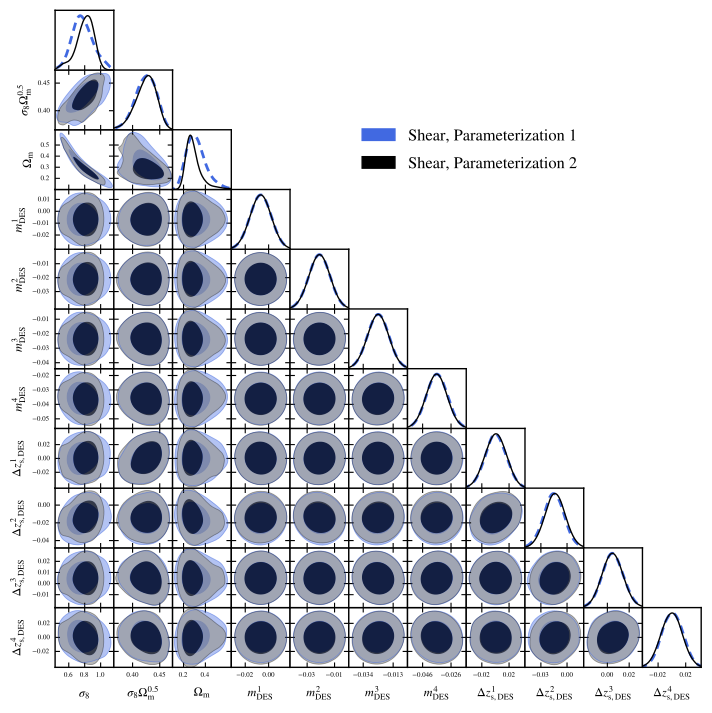

The Python source for this figure:
import getdist.plots as gplot
from getdist import MCSamples
from getdist import loadMCSamples
import os
import matplotlib
import subprocess
import matplotlib.pyplot as plt
import numpy as np

# GENERAL PLOT OPTIONS
matplotlib.rcParams['mathtext.fontset'] = 'stix'
matplotlib.rcParams['font.family'] = 'STIXGeneral'
matplotlib.rcParams['mathtext.rm'] = 'Bitstream Vera Sans'
matplotlib.rcParams['mathtext.it'] = 'Bitstream Vera Sans:italic'
matplotlib.rcParams['mathtext.bf'] = 'Bitstream Vera Sans:bold'
matplotlib.rcParams['xtick.bottom'] = True
matplotlib.rcParams['xtick.top'] = False
matplotlib.rcParams['ytick.right'] = False
matplotlib.rcParams['axes.edgecolor'] = 'black'
matplotlib.rcParams['axes.linewidth'] = '1.0'
matplotlib.rcParams['axes.labelsize'] = 'medium'
matplotlib.rcParams['axes.grid'] = True
matplotlib.rcParams['grid.linewidth'] = '0.0'
matplotlib.rcParams['grid.alpha'] = '0.18'
matplotlib.rcParams['grid.color'] = 'lightgray'
matplotlib.rcParams['legend.labelspacing'] = 0.77
matplotlib.rcParams['savefig.bbox'] = 'tight'
matplotlib.rcParams['savefig.format'] = 'pdf'

analysissettings={'smooth_scale_2D':0.5,
'smooth_scale_1D': 0.4,
'ignore_rows': u'0.3',
'fine_bins_2D': u'750',
'fine_bins': u'750',
'num_bins_2D': u'450',
'num_bins': u'450',
'range_confidence' : u'0.025'
}

analysissettings2={'smooth_scale_2D':0.5,
'smooth_scale_1D': 0.4,
'ignore_rows': u'0.3',
'fine_bins_2D': u'750',
'fine_bins': u'750',
'num_bins_2D': u'450',
'num_bins': u'450',
'range_confidence' : u'0.025'
}

samples=loadMCSamples('../chains/EXAMPLE_MCMC1',settings=analysissettings)
p = samples.getParams()

samples.addDerived(10*p.ns,name='ns10',label='10 n_s',
	range=[10*samples.getLower('ns'),10*samples.getUpper('ns')])

samples.addDerived(10*p.omegam,name='omegam10',label='10 \Omega_m')

samples.addDerived(100*p.omegab,name='omegab100',label='100 \Omega_b')

samples.saveAsText('VM_TMP_P3_0')

samples=loadMCSamples('../chains/EXAMPLE_MCMC3',settings=analysissettings)
p = samples.getParams()

samples.addDerived(10*p.ns,name='ns10',label='10 n_s',
	range=[10*samples.getLower('ns'),10*samples.getUpper('ns')])

samples.addDerived(10*p.omegam,name='omegam10',label='10 \Omega_m')

samples.addDerived(100*p.omegab,name='omegab100',label='100 \Omega_b')

samples.saveAsText('VM_TMP_P3_1')

g=gplot.getSubplotPlotter(chain_dir=r'./',analysis_settings=analysissettings2,width_inch=7.25)
g.settings.lw_contour = 1.2
g.settings.legend_rect_border = False
g.settings.figure_legend_frame = False
g.settings.axes_fontsize = 9.15
g.settings.legend_fontsize = 17.5
g.settings.alpha_filled_add = 0.7
g.settings.lab_fontsize=14.5
g.legend_labels=False

roots = [
'VM_TMP_P3_0',
'VM_TMP_P3_1'
]
params = ['sigma8','s8omegamp5','omegam',
'DES_M1','DES_M2','DES_M3','DES_M4','DES_DZ_S1','DES_DZ_S2','DES_DZ_S3','DES_DZ_S4']
param_3d = None
g.triangle_plot(roots,params,
plot_3d_with_param=param_3d,
filled=True,
shaded=False,
imax_shaded=0,
line_args=[
{'lw': 1.8,'ls': '--', 'color':'royalblue'},
{'lw': 1.0,'ls': 'solid', 'color':'black'},
{'lw': 1.2,'ls': 'solid', 'color':'firebrick'}
],
legend_labels=[
'Shear, Parameterization 1',
'Shear, Parameterization 2'
],
legend_loc=(0.50,0.75),
contour_ls=['--','solid','solid'],
contour_lws=[2.0,1.0,1.2],
contour_colors=['royalblue','black','firebrick']
)

g.export()

#DELETE TMP FILES
subprocess.Popen("rm VM_TMP_P3_[0-9].*", shell=True, cwd=".")
